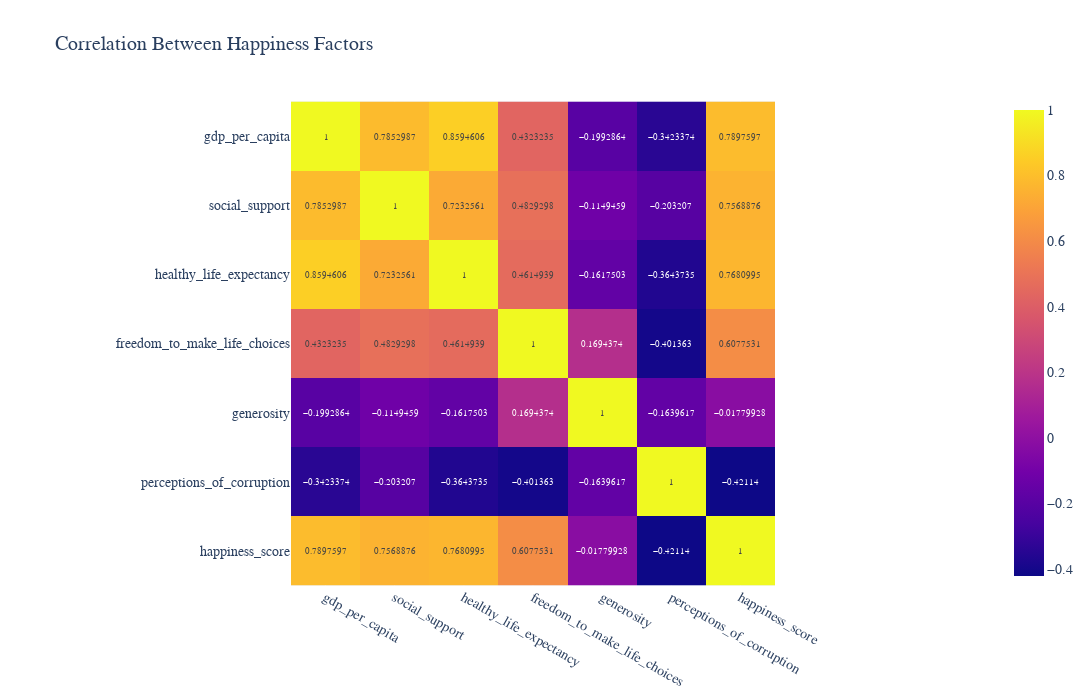

Source (notebook cell):
### Code cell
# Correlation Heatmap (larger size)
corr_cols = ["gdp_per_capita", "social_support", "healthy_life_expectancy",
            "freedom_to_make_life_choices", "generosity", "perceptions_of_corruption", 
            "happiness_score"]
if all(col in df_2021.columns for col in corr_cols):
    corr = df_2021[corr_cols].corr()
    fig6 = px.imshow(
        corr,
        text_auto=True,
        title="Correlation Between Happiness Factors",
        width=1200,
        height=700
    )
    fig6.show()

### Figure 1 — Plotly figure (JSON) as saved in the notebook; plotly's stock layout.template omitted (floating-point values rounded to 4 significant figures)
{"data": [{"coloraxis": "coloraxis", "hovertemplate": "x: %{x}<br>y: %{y}<br>color: %{z}<extra></extra>", "name": "0", "texttemplate": "%{z}", "type": "heatmap", "x": ["gdp_per_capita", "social_support", "healthy_life_expectancy", "freedom_to_make_life_choices", "generosity", "perceptions_of_corruption", "happiness_score"], "xaxis": "x", "y": ["gdp_per_capita", "social_support", "healthy_life_expectancy", "freedom_to_make_life_choices", "generosity", "perceptions_of_corruption", "happiness_score"], "yaxis": "y", "z": [[1, 0.7853, 0.8595, 0.4323, -0.1993, -0.3423, 0.7898], [0.7853, 1, 0.7233, 0.4829, -0.1149, -0.2032, 0.7569], [0.8595, 0.7233, 1, 0.4615, -0.1618, -0.3644, 0.7681], [0.4323, 0.4829, 0.4615, 1, 0.1694, -0.4014, 0.6078], [-0.1993, -0.1149, -0.1618, 0.1694, 1, -0.164, -0.0178], [-0.3423, -0.2032, -0.3644, -0.4014, -0.164, 1, -0.4211], [0.7898, 0.7569, 0.7681, 0.6078, -0.0178, -0.4211, 1]]}], "layout": {"coloraxis": {"colorscale": [[0, "#0d0887"], [0.1111, "#46039f"], [0.2222, "#7201a8"], [0.3333, "#9c179e"], [0.4444, "#bd3786"], [0.5556, "#d8576b"], [0.6667, "#ed7953"], [0.7778, "#fb9f3a"], [0.8889, "#fdca26"], [1, "#f0f921"]]}, "height": 700, "title": {"text": "Correlation Between Happiness Factors"}, "width": 1200, "xaxis": {"anchor": "y", "constrain": "domain", "domain": [0, 1], "scaleanchor": "y"}, "yaxis": {"anchor": "x", "autorange": "reversed", "constrain": "domain", "domain": [0, 1]}}}
